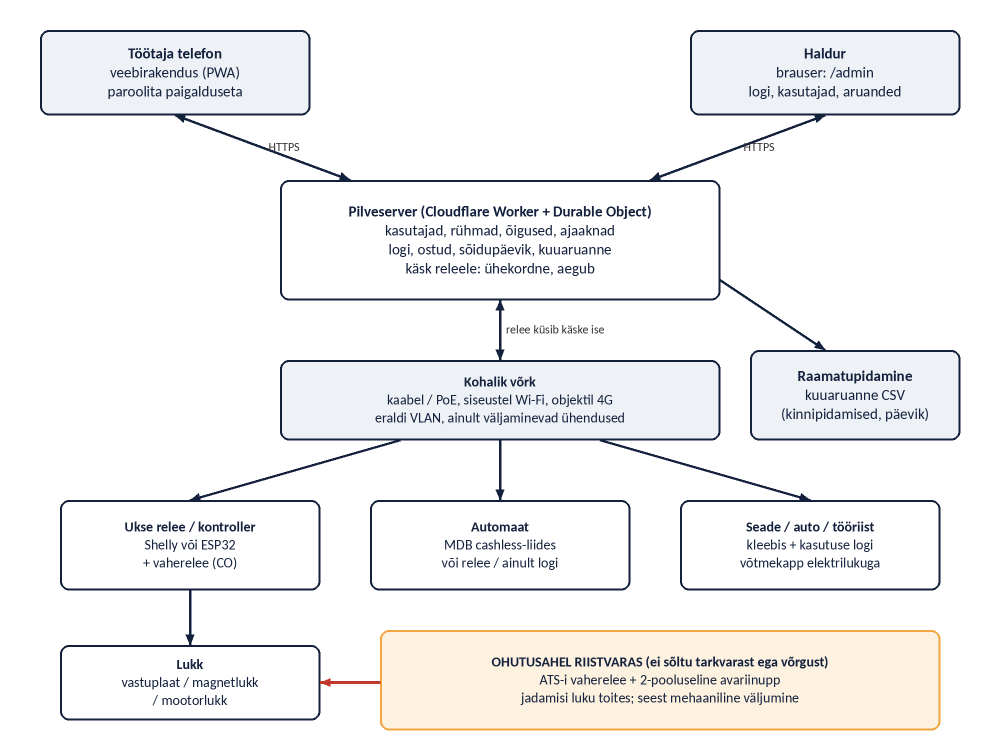
#> input picture docs/kirjeldus/pildid/skeem_arhitektuur.png, 2000 x 1500 px (shown at 1/2 size)
$ python -i koosta.py   (imports and definitions only)
#> lines starting #> are read from the running program, lines starting #| are printed output that depends on the picture; after the words box and inside, x2 and y2 are one past the last pixel; in counts of white or black regions, pixels touching at a corner belong together
# -*- coding: utf-8 -*-
"""QR-digivõti – süsteemi kirjeldus: DOCX + PDF generaator.

Käivitamine:  python3 koosta.py
Vajab: python-docx, Pillow, LibreOffice (soffice + python3-uno sisukorra uuendamiseks ja PDF-iks).
Allikad: ../KONTSEPTSIOON_QR_digivoti.md, ../TEHNILINE_LAHENDUS_digivoti.md, ../ELEKTRI_ULEVAATUS_digivoti.md,
         ../OIGUSLIK_RAAMISTIK_digivoti.md, ../MUUGIPAKETT_digivoti.md (ainult argumendid), ../../digivoti/README.md.
Tulemus: QR-digivoti_susteemi_kirjeldus.docx ja .pdf samas kaustas.
"""
import os, re, subprocess, sys, time, shutil
from PIL import Image, ImageDraw, ImageFont, ImageChops
from docx import Document
from docx.shared import Pt, Cm, RGBColor, Emu
from docx.enum.text import WD_ALIGN_PARAGRAPH, WD_BREAK
from docx.enum.table import WD_TABLE_ALIGNMENT, WD_CELL_VERTICAL_ALIGNMENT
from docx.enum.section import WD_SECTION
from docx.oxml.ns import qn
from docx.oxml import OxmlElement

SIIN = os.path.dirname(os.path.abspath(__file__))
PILDID = os.path.join(SIIN, "pildid")
NIMI = "QR-digivoti_susteemi_kirjeldus"
DOCX_TOOR = os.path.join(SIIN, "_toor_" + NIMI + ".docx")
DOCX = os.path.join(SIIN, NIMI + ".docx")
PDF = os.path.join(SIIN, NIMI + ".pdf")

# [1 line that did not run here, left out]
# [1 line that did not run here, left out]
# [1 line that did not run here, left out]
SININE_HEX, AKTSENT_HEX = "14213D", "F2A541"
HELE_HEX, HELE2_HEX = "EEF1F6", "FDF1DF"
FONT = "Calibri"
FONT_PIL = "/usr/share/fonts/truetype/crosextra/Carlito-Regular.ttf"
FONT_PIL_B = "/usr/share/fonts/truetype/crosextra/Carlito-Bold.ttf"

# ---------------------------------------------------------------- pildid
def f(sz, b=False):
    return ImageFont.truetype(FONT_PIL_B if b else FONT_PIL, sz)

# [92 lines left out: functions kast, nool, skeem_arhitektuur, skeem_reziimid, skeem_teekond, not called in this run]

def karbi(src, dst, max_h=None):
#> called with src = 'pildid/skeem_arhitektuur.png', dst = 'out.png'
    im = Image.open(src).convert("RGB")
#> im is the input picture: PIL image 2000x1500 RGB; mean R, G, B 243, 242.8, 243
    bg = Image.new("RGB", im.size, im.getpixel((im.width - 1, im.height - 1)))
#> bg: PIL image 2000x1500 RGB; every value is 255
    diff = ImageChops.difference(im, bg).convert("L").point(lambda v: 255 if v > 18 else 0)
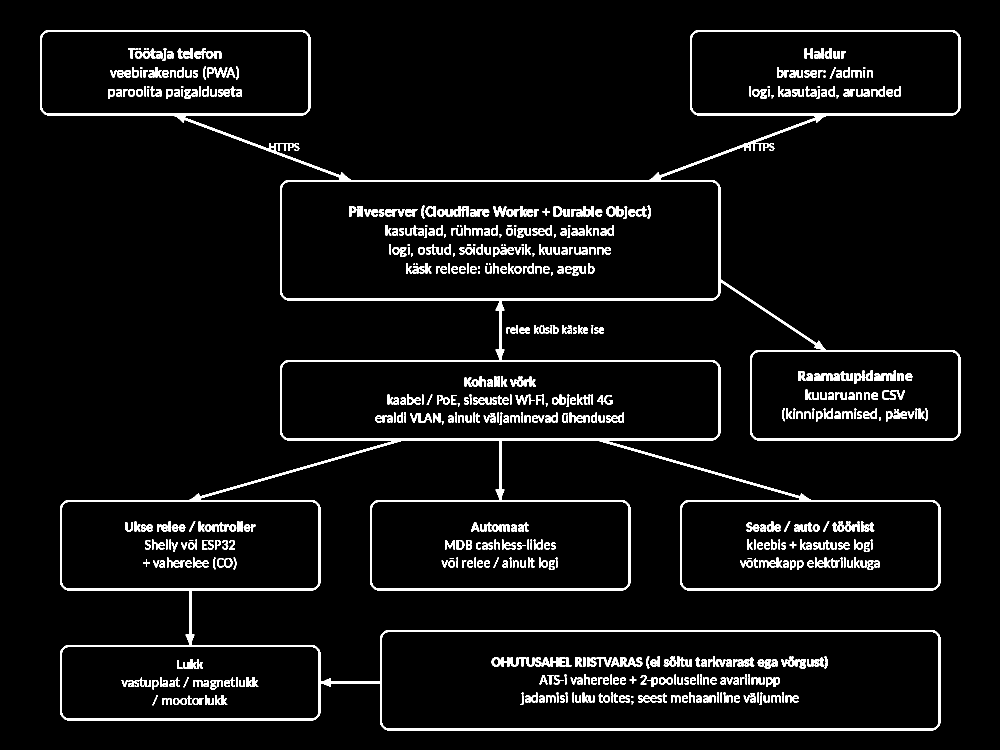
#> diff: PIL image 2000x1500 L (shown at 1/2 size); 5.2% white; 772 white regions (90 under 20 px), largest, box (x1, y1, x2, y2) and area: (80, 60, 1921, 1461) 76981, (1240, 1315, 1285, 1333) 493, (388, 96, 427, 117) 412
    bb = diff.getbbox()
#> bb = (80, 60, 1921, 1461)
    if bb:
        x0, y0, x1, y1 = bb
#> x0 = 80; y0 = 60; x1 = 1921; y1 = 1461
        pad = 16
        im = im.crop((max(0, x0 - pad), max(0, y0 - pad), min(im.width, x1 + pad), min(im.height, y1 + pad)))
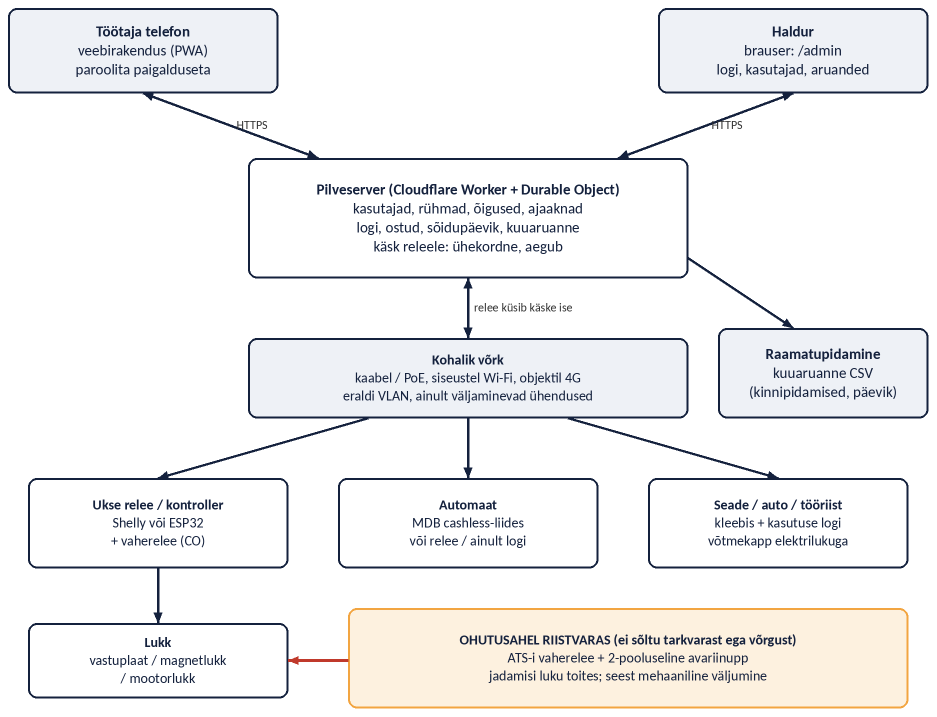
#> im: PIL image 1873x1433 RGB (shown at 1/2 size); mean R, G, B 241.6, 241.4, 241.5
    if max_h and im.height > max_h:
        im = im.crop((0, 0, im.width, max_h))
    im.save(dst)
    return dst

# ---------------------------------------------------------------- docx abid
# [1 line that did not run here, left out]
TAB_NR = [0]; JOON_NR = [0]

# [37 lines left out: functions set_cell_bg, set_cell_margins, set_borders, rida_omadus, fikseeri_laiused, not called in this run]

def keep_next(par):
    par.paragraph_format.keep_with_next = True

RX = re.compile(r"(\*\*[^*]+\*\*|\[KONTROLLIMATA[^\]]*\]|\[HINNANG[^\]]*\]|\[__[^\]]*\])")

# [24 lines left out: functions lisa_tekst, P, not called in this run]

def H1(t):
    par = doc.add_heading(t, level=1)
    return par
def H2(t):
    return doc.add_heading(t, level=2)
def H3(t):
    return doc.add_heading(t, level=3)

# [76 lines left out: functions B, N, T, KAST, J, J2, not called in this run]

def lehevahetus():
    doc.add_paragraph().add_run().add_break(WD_BREAK.PAGE)

# [918 lines left out: functions vali_field, stiilid, lehekülg, kaas, ptk1, ptk2 and 16 more, not called in this run]

UNO_SKRIPT = r'''
import sys, time, uno
from com.sun.star.beans import PropertyValue
def pv(n, v):
    p = PropertyValue(); p.Name = n; p.Value = v; return p
src, docx, pdf, port = sys.argv[1], sys.argv[2], sys.argv[3], sys.argv[4]
ctx = uno.getComponentContext()
res = ctx.ServiceManager.createInstanceWithContext("com.sun.star.bridge.UnoUrlResolver", ctx)
for i in range(60):
    try:
        c = res.resolve("uno:socket,host=127.0.0.1,port=%s;urp;StarOffice.ComponentContext" % port); break
    except Exception:
        time.sleep(0.5)
desk = c.ServiceManager.createInstanceWithContext("com.sun.star.frame.Desktop", c)
d = desk.loadComponentFromURL(uno.systemPathToFileUrl(src), "_blank", 0, (pv("Hidden", True),))
idx = d.getDocumentIndexes()
for i in range(idx.getCount()):
    idx.getByIndex(i).update()
d.refresh()
idx = d.getDocumentIndexes()
for i in range(idx.getCount()):
    idx.getByIndex(i).update()
d.storeToURL(uno.systemPathToFileUrl(docx), (pv("FilterName", "MS Word 2007 XML"),))
d.storeToURL(uno.systemPathToFileUrl(pdf), (pv("FilterName", "writer_pdf_Export"),))
d.close(True)
try:
    desk.terminate()
except Exception:
    pass
'''

# [16 lines left out: function uno_valmis, not called in this run]

# [5 lines not run here, left out]

>>> result = karbi('pildid/skeem_arhitektuur.png', 'out.png')

$ run again, on docs/kirjeldus/pildid/digivoti_05_tel_uks_avatud.png
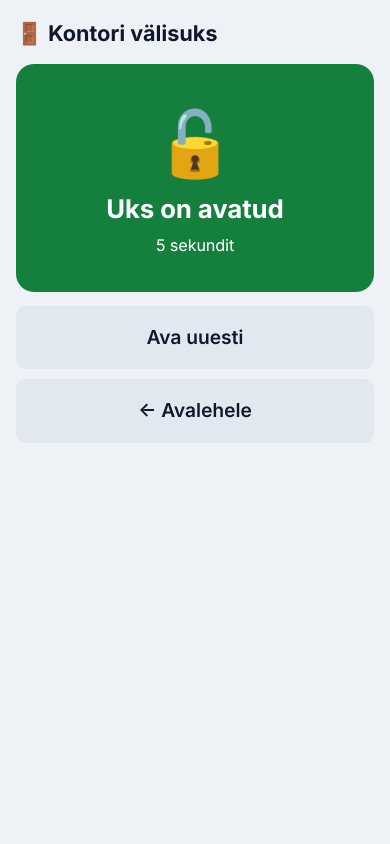
#> input picture docs/kirjeldus/pildid/digivoti_05_tel_uks_avatud.png, 780 x 1688 px (shown at 1/2 size)
#> in karbi, im is the input picture: PIL image 780x1688 RGB; mean R, G, B 183.7, 211.8, 199.5
#> in karbi, `diff = ImageChops.difference(im, bg).convert("L").point(lambda v: 255 ..`:
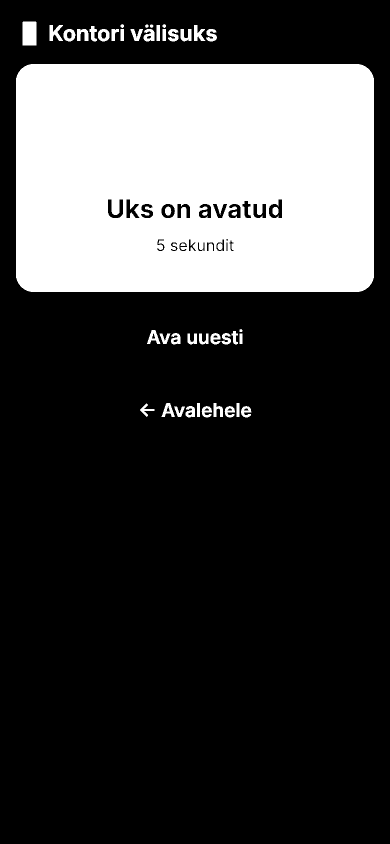
#> diff: PIL image 780x1688 L (shown at 1/2 size); 25.2% white; 46 white regions, largest, box (x1, y1, x2, y2) and area: (32, 128, 748, 584) 319178, (45, 43, 73, 91) 1342, (99, 50, 126, 82) 515
#> bb = (32, 43, 748, 835)
#> x0 = 32; y0 = 43; x1 = 748; y1 = 835
#> in karbi, `im = im.crop((max(0, x0 - pad), max(0, y0 - pad), min(im.width, x1 + p..`:
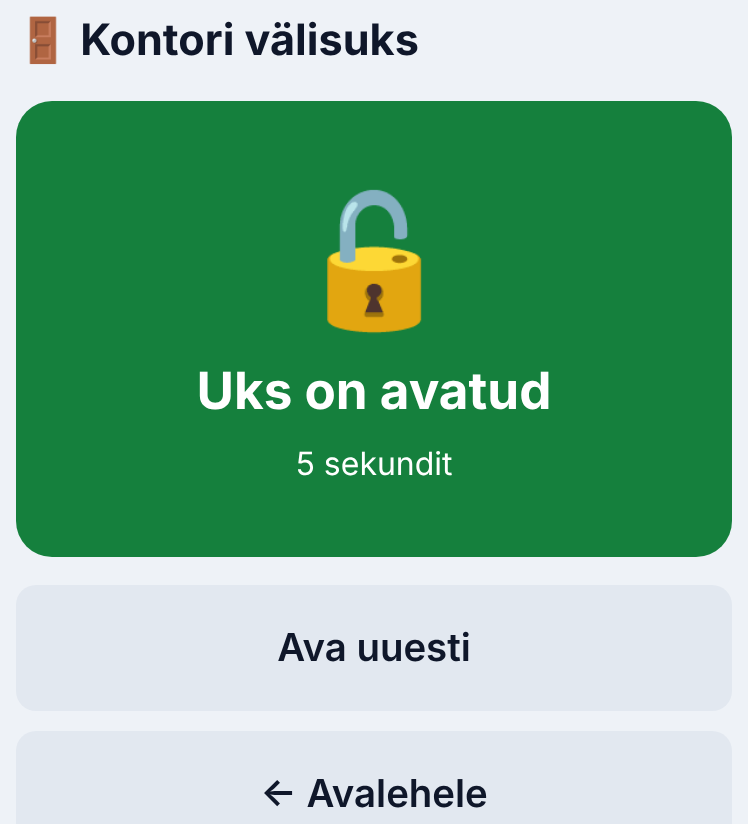
#> im: PIL image 748x824 RGB; mean R, G, B 122.4, 178, 145.9

$ run again, on docs/kirjeldus/pildid/digivoti_07_tel_automaat_kinnitus.png
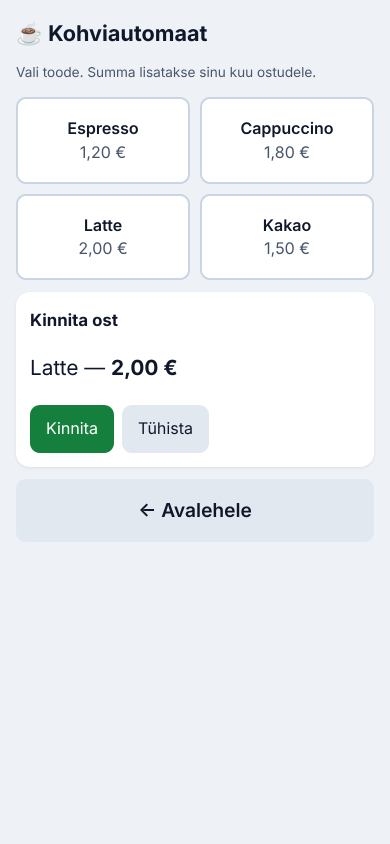
#> input picture docs/kirjeldus/pildid/digivoti_07_tel_automaat_kinnitus.png, 780 x 1688 px (shown at 1/2 size)
#> in karbi, im is the input picture: PIL image 780x1688 RGB; mean R, G, B 236.2, 240.4, 243.5
#> in karbi, `diff = ImageChops.difference(im, bg).convert("L").point(lambda v: 255 ..`:
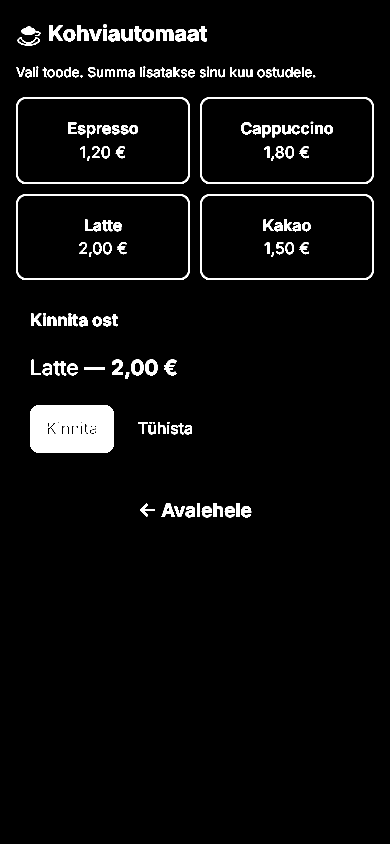
#> diff: PIL image 780x1688 L (shown at 1/2 size); 4.4% white; 157 white regions (8 under 20 px), largest, box (x1, y1, x2, y2) and area: (60, 810, 228, 906) 15134, (32, 194, 380, 368) 3965, (400, 194, 748, 368) 3965
#> bb = (32, 48, 748, 1035)
#> x0 = 32; y0 = 48; x1 = 748; y1 = 1035
#> in karbi, `im = im.crop((max(0, x0 - pad), max(0, y0 - pad), min(im.width, x1 + p..`:
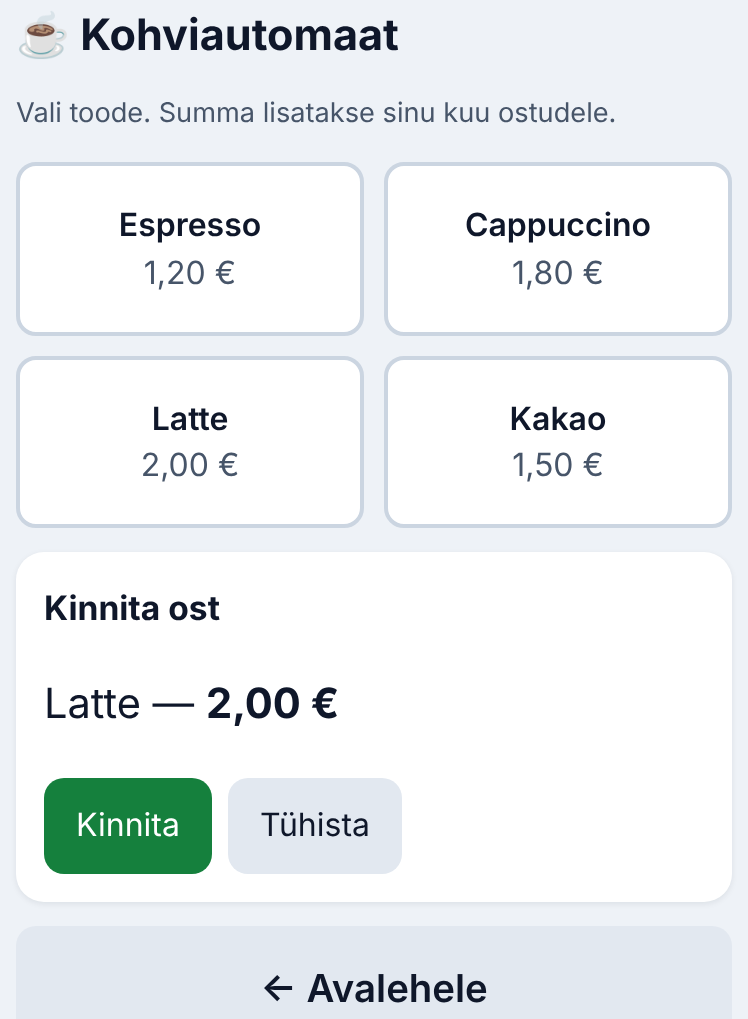
#> im: PIL image 748x1019 RGB; mean R, G, B 235.2, 239.5, 241.1
